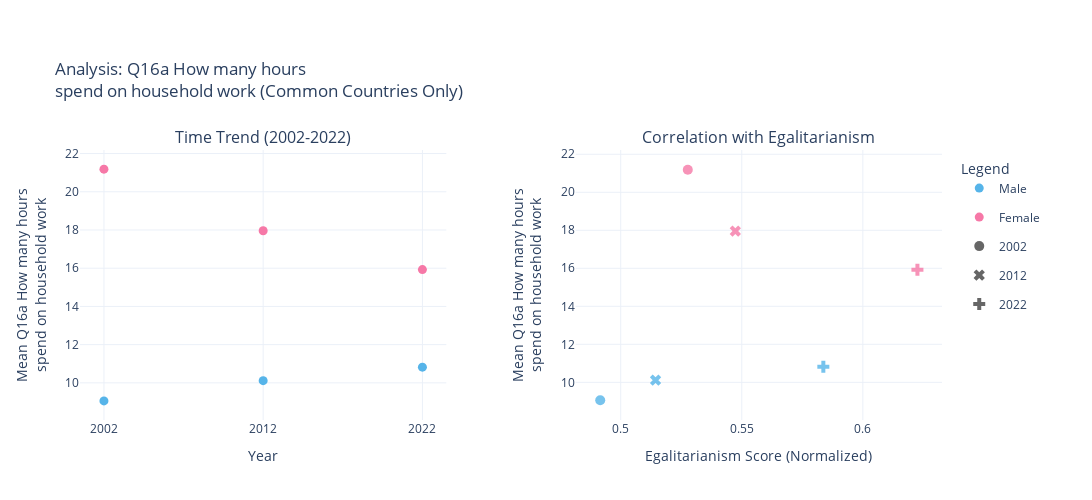
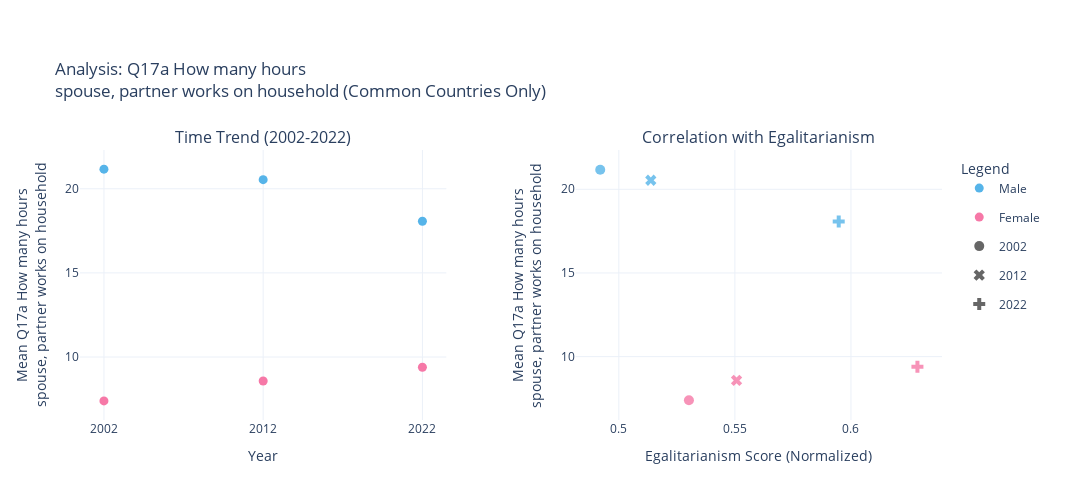

Source (notebook cell) for these figures, in order:
### Code cell
dashboard_vars = ['hh_wrk_hrs', 'SP_HH', 'HOMPOP']

# # Identify countries present in all three waves for consistent trend analysis
# countries_by_year = composite_data.groupby('year')['country_iso3'].unique()
# common_countries = set(countries_by_year[2002])
# for y in [2012, 2022]:
#     if y in countries_by_year:
#         common_countries = common_countries & set(countries_by_year[y])

# print(f"✓ Filtering for {len(common_countries)} countries present in all survey waves")
# composite_data_common = composite_data[composite_data['country_iso3'].isin(common_countries)].copy()

def aggregate_for_dashboard(df, var):
    """Aggregate data by year and sex"""
    plot_df = df[
        df['eg_score_norm'].notna() &
        df[var].notna() &
        df['sex'].isin(['Male', 'Female'])
    ].copy()
    
    if len(plot_df) == 0:
        return None
    
    plot_df[f'{var}_numeric'] = pd.to_numeric(
        plot_df[var].astype(str).str.replace(',', '.', regex=False),
        errors='coerce'
    )
    plot_df = plot_df.dropna(subset=[f'{var}_numeric'])
    
    if len(plot_df) == 0:
        return None
    
    agg_df = plot_df.groupby(['year', 'sex']).agg({
        f'{var}_numeric': 'mean',
        'eg_score_norm': 'mean'
    }).reset_index()
    
    agg_df.columns = ['year', 'sex', f'{var}_mean', 'eg_score_norm_mean']
    
    return agg_df

color_map = {
    'Male': '#56B4E9',
    'Female': '#f678a7'
}

for var_idx, var in enumerate(dashboard_vars):
    var_label = cols_question_mapping.get(var, var)
    agg_df = aggregate_for_dashboard(composite_data, var)
    
    if agg_df is None or len(agg_df) == 0:
        continue
    
    # Create separate figure for each variable
    fig = make_subplots(
        rows=1, cols=2,
        subplot_titles=["Time Trend (2002-2022)", "Correlation with Egalitarianism"],
        horizontal_spacing=0.15,
        vertical_spacing=0.15
    )
    
    legend_groups_used = set()
    
    # Plot 1: Time-series by gender
    for sex in ['Male', 'Female']:
        subset = agg_df[agg_df['sex'] == sex].sort_values('year')
        
        if len(subset) > 0:
            color = color_map.get(sex, '#808080')
            show_legend = sex not in legend_groups_used
            if show_legend:
                legend_groups_used.add(sex)
            
            fig.add_trace(
                go.Scatter(
                    x=subset['year'],
                    y=subset[f'{var}_mean'],
                    mode='markers',
                    name=sex,
                    marker=dict(color=color, size=9),
                    line=dict(color=color, width=3),
                    legendgroup=sex,
                    showlegend=show_legend,
                    hovertemplate=f'<b>{var_label}</b><br>Year: %{{x}}<br>Value: %{{y:.2f}}<br>{sex}<extra></extra>'
                ),
                row=1, col=1
            )
            
    # Plot 2: Scatter vs EG score by gender and year
    marker_symbols = {2002: 'circle', 2012: 'x', 2022: 'cross'}
    
    for sex in ['Male', 'Female']:
        sex_subset = agg_df[agg_df['sex'] == sex]
        color = color_map.get(sex, '#808080')
        
        for year in [2002, 2012, 2022]:
            subset = sex_subset[sex_subset['year'] == year]
            if len(subset) > 0:
                symbol = marker_symbols[year]
                
                fig.add_trace(
                    go.Scatter(
                        x=subset['eg_score_norm_mean'],
                        y=subset[f'{var}_mean'],
                        mode='markers',
                        name=sex,
                        marker=dict(
                            color=color,
                            size=10,
                            opacity=0.8,
                            symbol=symbol
                        ),
                        legendgroup=sex,
                        showlegend=False,
                        hovertemplate=f'<b>{var_label}</b><br>EG Score: %{{x:.3f}}<br>Value: %{{y:.2f}}<br>{sex} - {year}<extra></extra>'
                    ),
                    row=1, col=2
                )

    # Add dummy traces for Year legend
    year_legend_traces = [
        go.Scatter(x=[None], y=[None], mode='markers', name='2002',
                   marker=dict(symbol='circle', size=10, color='#666666'), showlegend=True),
        go.Scatter(x=[None], y=[None], mode='markers', name='2012',
                   marker=dict(symbol='x', size=10, color='#666666'), showlegend=True),
        go.Scatter(x=[None], y=[None], mode='markers', name='2022',
                   marker=dict(symbol='cross', size=10, color='#666666'), showlegend=True),
    ]
    for trace in year_legend_traces:
        fig.add_trace(trace, row=1, col=2)

    # Layout updates
    if len(var_label.split()) > 6:
        var_label = format_title(var_label, max_words=6)
    fig.update_xaxes(title_text="Year", tickmode='array', tickvals=[2002, 2012, 2022], row=1, col=1)
    fig.update_yaxes(title_text=f"Mean {var_label}", row=1, col=1)
    fig.update_xaxes(title_text="Egalitarianism Score (Normalized)", row=1, col=2)
    fig.update_yaxes(title_text=f"Mean {var_label}", row=1, col=2)
    
    fig.update_layout(
        template='plotly_white',
        height=500,
        width=1200,
        title_text=format_title(f"Analysis: {var_label} (Common Countries Only)", max_words=100),
        showlegend=True,
        legend=dict(
            title_text="Legend", 
            yanchor="top", 
            y=0.98,
            xanchor="left",
            x=1.02
        ),
        margin=dict(t=150, r=150)
    )
    
    filename = f"dashboard_{var}"
    fig.write_html(f'images/interactive/{filename}.html')
    fig.write_image(f'images/static/{filename}.png', width=1200, height=500, scale=2)
    
    print(f"✓ Created dashboard for {var}")
    print(f"  Saved: images/static/{filename}.png")
    
    fig.show()

### Figure 1 — Plotly figure (JSON) as saved in the notebook; plotly's stock layout.template omitted (floating-point values rounded to 4 significant figures)
{"data": [{"hovertemplate": "<b>Q16a How many hours spend on household work</b><br>Year: %{x}<br>Value: %{y:.2f}<br>Male<extra></extra>", "legendgroup": "Male", "line": {"color": "#56B4E9", "width": 3}, "marker": {"color": "#56B4E9", "size": 9}, "mode": "markers", "name": "Male", "showlegend": true, "type": "scatter", "x": [2002, 2012, 2022], "xaxis": "x", "y": [9.057, 10.11, 10.82], "yaxis": "y"}, {"hovertemplate": "<b>Q16a How many hours spend on household work</b><br>Year: %{x}<br>Value: %{y:.2f}<br>Female<extra></extra>", "legendgroup": "Female", "line": {"color": "#f678a7", "width": 3}, "marker": {"color": "#f678a7", "size": 9}, "mode": "markers", "name": "Female", "showlegend": true, "type": "scatter", "x": [2002, 2012, 2022], "xaxis": "x", "y": [21.19, 17.96, 15.93], "yaxis": "y"}, {"hovertemplate": "<b>Q16a How many hours spend on household work</b><br>EG Score: %{x:.3f}<br>Value: %{y:.2f}<br>Male - 2002<extra></extra>", "legendgroup": "Male", "marker": {"color": "#56B4E9", "opacity": 0.8, "size": 10, "symbol": "circle"}, "mode": "markers", "name": "Male", "showlegend": false, "type": "scatter", "x": [0.4915], "xaxis": "x2", "y": [9.057], "yaxis": "y2"}, {"hovertemplate": "<b>Q16a How many hours spend on household work</b><br>EG Score: %{x:.3f}<br>Value: %{y:.2f}<br>Male - 2012<extra></extra>", "legendgroup": "Male", "marker": {"color": "#56B4E9", "opacity": 0.8, "size": 10, "symbol": "x"}, "mode": "markers", "name": "Male", "showlegend": false, "type": "scatter", "x": [0.5144], "xaxis": "x2", "y": [10.11], "yaxis": "y2"}, {"hovertemplate": "<b>Q16a How many hours spend on household work</b><br>EG Score: %{x:.3f}<br>Value: %{y:.2f}<br>Male - 2022<extra></extra>", "legendgroup": "Male", "marker": {"color": "#56B4E9", "opacity": 0.8, "size": 10, "symbol": "cross"}, "mode": "markers", "name": "Male", "showlegend": false, "type": "scatter", "x": [0.5837], "xaxis": "x2", "y": [10.82], "yaxis": "y2"}, {"hovertemplate": "<b>Q16a How many hours spend on household work</b><br>EG Score: %{x:.3f}<br>Value: %{y:.2f}<br>Female - 2002<extra></extra>", "legendgroup": "Female", "marker": {"color": "#f678a7", "opacity": 0.8, "size": 10, "symbol": "circle"}, "mode": "markers", "name": "Female", "showlegend": false, "type": "scatter", "x": [0.5277], "xaxis": "x2", "y": [21.19], "yaxis": "y2"}, {"hovertemplate": "<b>Q16a How many hours spend on household work</b><br>EG Score: %{x:.3f}<br>Value: %{y:.2f}<br>Female - 2012<extra></extra>", "legendgroup": "Female", "marker": {"color": "#f678a7", "opacity": 0.8, "size": 10, "symbol": "x"}, "mode": "markers", "name": "Female", "showlegend": false, "type": "scatter", "x": [0.5473], "xaxis": "x2", "y": [17.96], "yaxis": "y2"}, {"hovertemplate": "<b>Q16a How many hours spend on household work</b><br>EG Score: %{x:.3f}<br>Value: %{y:.2f}<br>Female - 2022<extra></extra>", "legendgroup": "Female", "marker": {"color": "#f678a7", "opacity": 0.8, "size": 10, "symbol": "cross"}, "mode": "markers", "name": "Female", "showlegend": false, "type": "scatter", "x": [0.6225], "xaxis": "x2", "y": [15.93], "yaxis": "y2"}, {"marker": {"color": "#666666", "size": 10, "symbol": "circle"}, "mode": "markers", "name": "2002", "showlegend": true, "type": "scatter", "x": [null], "xaxis": "x2", "y": [null], "yaxis": "y2"}, {"marker": {"color": "#666666", "size": 10, "symbol": "x"}, "mode": "markers", "name": "2012", "showlegend": true, "type": "scatter", "x": [null], "xaxis": "x2", "y": [null], "yaxis": "y2"}, {"marker": {"color": "#666666", "size": 10, "symbol": "cross"}, "mode": "markers", "name": "2022", "showlegend": true, "type": "scatter", "x": [null], "xaxis": "x2", "y": [null], "yaxis": "y2"}], "layout": {"annotations": [{"font": {"size": 16}, "showarrow": false, "text": "Time Trend (2002-2022)", "x": 0.2125, "xanchor": "center", "xref": "paper", "y": 1, "yanchor": "bottom", "yref": "paper"}, {"font": {"size": 16}, "showarrow": false, "text": "Correlation with Egalitarianism", "x": 0.7875, "xanchor": "center", "xref": "paper", "y": 1, "yanchor": "bottom", "yref": "paper"}], "height": 500, "legend": {"title": {"text": "Legend"}, "x": 1.02, "xanchor": "left", "y": 0.98, "yanchor": "top"}, "margin": {"r": 150, "t": 150}, "showlegend": true, "title": {"text": "Analysis: Q16a How many hours<br>spend on household work (Common Countries Only)"}, "width": 1200, "xaxis": {"anchor": "y", "domain": [0, 0.425], "tickmode": "array", "tickvals": [2002, 2012, 2022], "title": {"text": "Year"}}, "xaxis2": {"anchor": "y2", "domain": [0.575, 1], "title": {"text": "Egalitarianism Score (Normalized)"}}, "yaxis": {"anchor": "x", "domain": [0, 1], "title": {"text": "Mean Q16a How many hours<br>spend on household work"}}, "yaxis2": {"anchor": "x2", "domain": [0, 1], "title": {"text": "Mean Q16a How many hours<br>spend on household work"}}}}

### Figure 2 — Plotly figure (JSON) as saved in the notebook; plotly's stock layout.template omitted (floating-point values rounded to 4 significant figures)
{"data": [{"hovertemplate": "<b>Q17a How many hours spouse, partner works on household</b><br>Year: %{x}<br>Value: %{y:.2f}<br>Male<extra></extra>", "legendgroup": "Male", "line": {"color": "#56B4E9", "width": 3}, "marker": {"color": "#56B4E9", "size": 9}, "mode": "markers", "name": "Male", "showlegend": true, "type": "scatter", "x": [2002, 2012, 2022], "xaxis": "x", "y": [21.17, 20.54, 18.07], "yaxis": "y"}, {"hovertemplate": "<b>Q17a How many hours spouse, partner works on household</b><br>Year: %{x}<br>Value: %{y:.2f}<br>Female<extra></extra>", "legendgroup": "Female", "line": {"color": "#f678a7", "width": 3}, "marker": {"color": "#f678a7", "size": 9}, "mode": "markers", "name": "Female", "showlegend": true, "type": "scatter", "x": [2002, 2012, 2022], "xaxis": "x", "y": [7.394, 8.578, 9.394], "yaxis": "y"}, {"hovertemplate": "<b>Q17a How many hours spouse, partner works on household</b><br>EG Score: %{x:.3f}<br>Value: %{y:.2f}<br>Male - 2002<extra></extra>", "legendgroup": "Male", "marker": {"color": "#56B4E9", "opacity": 0.8, "size": 10, "symbol": "circle"}, "mode": "markers", "name": "Male", "showlegend": false, "type": "scatter", "x": [0.492], "xaxis": "x2", "y": [21.17], "yaxis": "y2"}, {"hovertemplate": "<b>Q17a How many hours spouse, partner works on household</b><br>EG Score: %{x:.3f}<br>Value: %{y:.2f}<br>Male - 2012<extra></extra>", "legendgroup": "Male", "marker": {"color": "#56B4E9", "opacity": 0.8, "size": 10, "symbol": "x"}, "mode": "markers", "name": "Male", "showlegend": false, "type": "scatter", "x": [0.5138], "xaxis": "x2", "y": [20.54], "yaxis": "y2"}, {"hovertemplate": "<b>Q17a How many hours spouse, partner works on household</b><br>EG Score: %{x:.3f}<br>Value: %{y:.2f}<br>Male - 2022<extra></extra>", "legendgroup": "Male", "marker": {"color": "#56B4E9", "opacity": 0.8, "size": 10, "symbol": "cross"}, "mode": "markers", "name": "Male", "showlegend": false, "type": "scatter", "x": [0.5947], "xaxis": "x2", "y": [18.07], "yaxis": "y2"}, {"hovertemplate": "<b>Q17a How many hours spouse, partner works on household</b><br>EG Score: %{x:.3f}<br>Value: %{y:.2f}<br>Female - 2002<extra></extra>", "legendgroup": "Female", "marker": {"color": "#f678a7", "opacity": 0.8, "size": 10, "symbol": "circle"}, "mode": "markers", "name": "Female", "showlegend": false, "type": "scatter", "x": [0.5302], "xaxis": "x2", "y": [7.394], "yaxis": "y2"}, {"hovertemplate": "<b>Q17a How many hours spouse, partner works on household</b><br>EG Score: %{x:.3f}<br>Value: %{y:.2f}<br>Female - 2012<extra></extra>", "legendgroup": "Female", "marker": {"color": "#f678a7", "opacity": 0.8, "size": 10, "symbol": "x"}, "mode": "markers", "name": "Female", "showlegend": false, "type": "scatter", "x": [0.5507], "xaxis": "x2", "y": [8.578], "yaxis": "y2"}, {"hovertemplate": "<b>Q17a How many hours spouse, partner works on household</b><br>EG Score: %{x:.3f}<br>Value: %{y:.2f}<br>Female - 2022<extra></extra>", "legendgroup": "Female", "marker": {"color": "#f678a7", "opacity": 0.8, "size": 10, "symbol": "cross"}, "mode": "markers", "name": "Female", "showlegend": false, "type": "scatter", "x": [0.6286], "xaxis": "x2", "y": [9.394], "yaxis": "y2"}, {"marker": {"color": "#666666", "size": 10, "symbol": "circle"}, "mode": "markers", "name": "2002", "showlegend": true, "type": "scatter", "x": [null], "xaxis": "x2", "y": [null], "yaxis": "y2"}, {"marker": {"color": "#666666", "size": 10, "symbol": "x"}, "mode": "markers", "name": "2012", "showlegend": true, "type": "scatter", "x": [null], "xaxis": "x2", "y": [null], "yaxis": "y2"}, {"marker": {"color": "#666666", "size": 10, "symbol": "cross"}, "mode": "markers", "name": "2022", "showlegend": true, "type": "scatter", "x": [null], "xaxis": "x2", "y": [null], "yaxis": "y2"}], "layout": {"annotations": [{"font": {"size": 16}, "showarrow": false, "text": "Time Trend (2002-2022)", "x": 0.2125, "xanchor": "center", "xref": "paper", "y": 1, "yanchor": "bottom", "yref": "paper"}, {"font": {"size": 16}, "showarrow": false, "text": "Correlation with Egalitarianism", "x": 0.7875, "xanchor": "center", "xref": "paper", "y": 1, "yanchor": "bottom", "yref": "paper"}], "height": 500, "legend": {"title": {"text": "Legend"}, "x": 1.02, "xanchor": "left", "y": 0.98, "yanchor": "top"}, "margin": {"r": 150, "t": 150}, "showlegend": true, "title": {"text": "Analysis: Q17a How many hours<br>spouse, partner works on household (Common Countries Only)"}, "width": 1200, "xaxis": {"anchor": "y", "domain": [0, 0.425], "tickmode": "array", "tickvals": [2002, 2012, 2022], "title": {"text": "Year"}}, "xaxis2": {"anchor": "y2", "domain": [0.575, 1], "title": {"text": "Egalitarianism Score (Normalized)"}}, "yaxis": {"anchor": "x", "domain": [0, 1], "title": {"text": "Mean Q17a How many hours<br>spouse, partner works on household"}}, "yaxis2": {"anchor": "x2", "domain": [0, 1], "title": {"text": "Mean Q17a How many hours<br>spouse, partner works on household"}}}}
